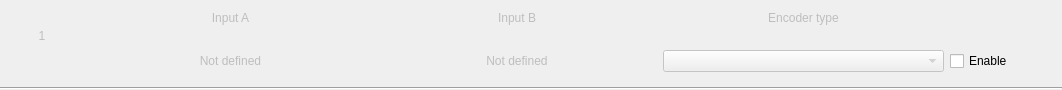
<?xml version="1.0" encoding="UTF-8"?>
<ui version="4.0">
 <class>FastEncoder</class>
 <widget class="QWidget" name="FastEncoder">
  <property name="geometry">
   <rect>
    <x>0</x>
    <y>0</y>
    <width>1062</width>
    <height>90</height>
   </rect>
  </property>
  <property name="minimumSize">
   <size>
    <width>0</width>
    <height>90</height>
   </size>
  </property>
  <property name="windowTitle">
   <string notr="true">Form</string>
  </property>
  <layout class="QGridLayout" name="gridLayout" rowstretch="3,3,0" columnstretch="3,10,10,10,4">
   <property name="leftMargin">
    <number>0</number>
   </property>
   <property name="topMargin">
    <number>0</number>
   </property>
   <property name="rightMargin">
    <number>0</number>
   </property>
   <property name="bottomMargin">
    <number>0</number>
   </property>
   <property name="horizontalSpacing">
    <number>6</number>
   </property>
   <property name="verticalSpacing">
    <number>15</number>
   </property>
   <item row="0" column="0" rowspan="2">
    <widget class="QLabel" name="label_EncoderIndex">
     <property name="enabled">
      <bool>false</bool>
     </property>
     <property name="text">
      <string notr="true">1</string>
     </property>
     <property name="alignment">
      <set>Qt::AlignCenter</set>
     </property>
    </widget>
   </item>
   <item row="0" column="1">
    <widget class="QLabel" name="text_InputA">
     <property name="enabled">
      <bool>false</bool>
     </property>
     <property name="text">
      <string>Input A</string>
     </property>
     <property name="alignment">
      <set>Qt::AlignCenter</set>
     </property>
    </widget>
   </item>
   <item row="0" column="2">
    <widget class="QLabel" name="text_InputB">
     <property name="enabled">
      <bool>false</bool>
     </property>
     <property name="text">
      <string>Input B</string>
     </property>
     <property name="alignment">
      <set>Qt::AlignCenter</set>
     </property>
    </widget>
   </item>
   <item row="0" column="3">
    <widget class="QLabel" name="text_EncoderType">
     <property name="enabled">
      <bool>false</bool>
     </property>
     <property name="text">
      <string>Encoder type</string>
     </property>
     <property name="alignment">
      <set>Qt::AlignCenter</set>
     </property>
    </widget>
   </item>
   <item row="1" column="4">
    <widget class="QCheckBox" name="checkBox_Enable">
     <property name="text">
      <string>Enable</string>
     </property>
     <property name="toolTip">
      <string>Enable this fast encoder. Maps both encoder pins (A and B) to FAST_ENCODER in Pin Config; clearing the checkbox releases them back to NOT_USED.</string>
     </property>
    </widget>
   </item>
   <item row="1" column="1">
    <widget class="QLabel" name="label_ButtonNumberA">
     <property name="enabled">
      <bool>false</bool>
     </property>
     <property name="text">
      <string>Not defined</string>
     </property>
     <property name="alignment">
      <set>Qt::AlignCenter</set>
     </property>
    </widget>
   </item>
   <item row="1" column="2">
    <widget class="QLabel" name="label_ButtonNumberB">
     <property name="enabled">
      <bool>false</bool>
     </property>
     <property name="text">
      <string>Not defined</string>
     </property>
     <property name="alignment">
      <set>Qt::AlignCenter</set>
     </property>
    </widget>
   </item>
   <item row="1" column="3">
    <widget class="CenteredCBox" name="comboBox_EncoderType">
     <property name="enabled">
      <bool>false</bool>
     </property>
     <property name="sizePolicy">
      <sizepolicy hsizetype="Preferred" vsizetype="Fixed">
       <horstretch>0</horstretch>
       <verstretch>0</verstretch>
      </sizepolicy>
     </property>
    </widget>
   </item>
   <item row="2" column="0" colspan="5">
    <widget class="Line" name="line">
     <property name="frameShadow">
      <enum>QFrame::Sunken</enum>
     </property>
     <property name="orientation">
      <enum>Qt::Horizontal</enum>
     </property>
    </widget>
   </item>
  </layout>
 </widget>
 <customwidgets>
  <customwidget>
   <class>CenteredCBox</class>
   <extends>QComboBox</extends>
   <header>centered_cbox.h</header>
  </customwidget>
 </customwidgets>
 <resources/>
 <connections/>
</ui>
